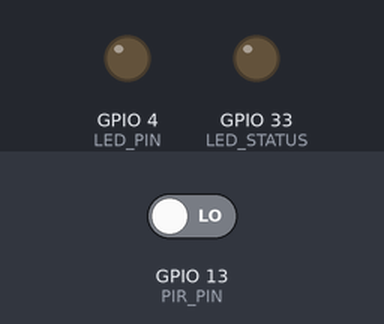
A sketch run on a simulated ESP32. On the bench: output pins drawn as LEDs (lit = HIGH). The inputs (shaded band) are chosen by the test bench; at power-on: GPIO 13 (PIR_PIN) LOW. WiFi joins after 1.5 s; servers stay silent unless stated; the camera gives no picture; web services answer with replies made up by the test bench; what the sketch prints to the serial monitor is not drawn.

Above: at 4.6 s.
4.7 s: GPIO 13 (PIR_PIN) driven HIGH
At 10.4 s:
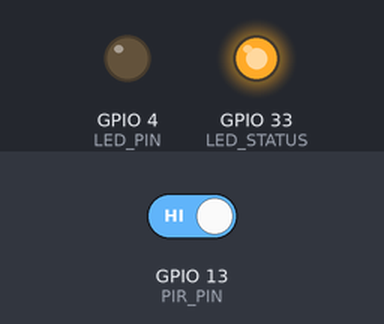
Timing chart, 0 to 12.4 s (numbered marks = the images above; inputs shaded):
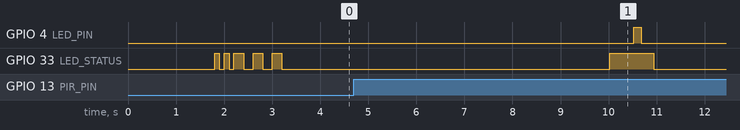

The sketch:

esp32_antitheft.ino
```cpp
#include "esp_camera.h"
#include <WiFi.h>
#include <WiFiClientSecure.h>
#include "soc/soc.h"
#include "soc/rtc_cntl_reg.h"
#include "config.h"
#include "camera_config.h"
#include "telegram_notify.h"

#define PIR_PIN            13
#define LED_PIN             4
#define LED_STATUS         33

#define MOTION_COOLDOWN_MS  10000
#define WIFI_RETRY_COUNT       20
#define CAPTURE_DELAY_MS      500

bool motionDetected       = false;
unsigned long lastAlertTime = 0;
int alertCount            = 0;

void setup() {
  WRITE_PERI_REG(RTC_CNTL_BROWN_OUT_REG, 0);

  Serial.begin(115200);
  Serial.println("\n[BOOT] IoT Anti-Theft Detection System");

  pinMode(PIR_PIN,    INPUT);
  pinMode(LED_PIN,    OUTPUT);
  pinMode(LED_STATUS, OUTPUT);
  digitalWrite(LED_PIN,    LOW);
  digitalWrite(LED_STATUS, LOW);

  if (!initCamera()) {
    Serial.println("[ERROR] Camera init failed — rebooting in 5s");
    delay(5000);
    ESP.restart();
  }
  Serial.println("[OK] Camera initialised");

  connectWiFi();

  blinkStatus(3, 200);
  Serial.println("[READY] System armed. Monitoring for motion...");
}

void loop() {
  int pirState = digitalRead(PIR_PIN);

  if (pirState == HIGH) {
    unsigned long now = millis();

    if (now - lastAlertTime > MOTION_COOLDOWN_MS) {
      Serial.println("[ALERT] Motion detected!");
      lastAlertTime = now;
      alertCount++;

      digitalWrite(LED_STATUS, HIGH);
      delay(CAPTURE_DELAY_MS);

      camera_fb_t* fb = captureImage();
      if (fb) {
        Serial.printf("[INFO] Image captured (%u bytes)\n", fb->len);
        sendTelegramAlert(fb, alertCount);
        esp_camera_fb_return(fb);
      } else {
        Serial.println("[WARN] Capture failed — sending text alert only");
        sendTelegramTextAlert(alertCount);
      }

      digitalWrite(LED_STATUS, LOW);
    } else {
      Serial.println("[INFO] Motion suppressed (cooldown active)");
    }
  }

  delay(100);
}

camera_fb_t* captureImage() {
  digitalWrite(LED_PIN, HIGH);
  delay(100);
  camera_fb_t* fb = esp_camera_fb_get();
  digitalWrite(LED_PIN, LOW);

  if (!fb) {
    Serial.println("[ERROR] esp_camera_fb_get() returned NULL");
    return nullptr;
  }
  return fb;
}

void connectWiFi() {
  Serial.printf("[WIFI] Connecting to %s", WIFI_SSID);
  WiFi.begin(WIFI_SSID, WIFI_PASSWORD);

  int retries = 0;
  while (WiFi.status() != WL_CONNECTED && retries < WIFI_RETRY_COUNT) {
    delay(500);
    Serial.print(".");
    retries++;
  }

  if (WiFi.status() == WL_CONNECTED) {
    Serial.printf("\n[WIFI] Connected. IP: %s\n", WiFi.localIP().toString().c_str());
    blinkStatus(2, 100);
  } else {
    Serial.println("\n[WIFI] Failed — continuing offline");
  }
}

void blinkStatus(int times, int ms) {
  for (int i = 0; i < times; i++) {
    digitalWrite(LED_STATUS, HIGH);
    delay(ms);
    digitalWrite(LED_STATUS, LOW);
    delay(ms);
  }
}
```

telegram_notify.h
```cpp
/*
 * telegram_notify.h — Send image & text alerts via Telegram Bot API
 */

#pragma once

#include <WiFiClientSecure.h>
#include "esp_camera.h"
#include "config.h"

static const char* TELEGRAM_HOST = "api.telegram.org";
static WiFiClientSecure _tlsClient;

static bool _beginTelegram() {
  _tlsClient.setInsecure();
  if (!_tlsClient.connect(TELEGRAM_HOST, 443)) {
    Serial.println("[TELEGRAM] Connection failed");
    return false;
  }
  return true;
}

void sendTelegramAlert(camera_fb_t* fb, int count) {
  if (WiFi.status() != WL_CONNECTED) {
    Serial.println("[TELEGRAM] Wi-Fi not connected — skipping");
    return;
  }

  if (!_beginTelegram()) return;

  String caption = "🚨 *INTRUSION ALERT #" + String(count) + "*\n";
  caption += "📍 Location: " + String(LOCATION_TAG) + "\n";
  caption += "🕐 Uptime: " + String(millis() / 1000) + "s\n";
  caption += "📷 Device: " + String(DEVICE_NAME);

  String boundary = "ESP32CAMBoundary";
  String bodyStart = "--" + boundary + "\r\n";
  bodyStart += "Content-Disposition: form-data; name=\"chat_id\"\r\n\r\n";
  bodyStart += String(CHAT_ID) + "\r\n";
  bodyStart += "--" + boundary + "\r\n";
  bodyStart += "Content-Disposition: form-data; name=\"caption\"\r\n\r\n";
  bodyStart += caption + "\r\n";
  bodyStart += "--" + boundary + "\r\n";
  bodyStart += "Content-Disposition: form-data; name=\"parse_mode\"\r\n\r\nMarkdown\r\n";
  bodyStart += "--" + boundary + "\r\n";
  bodyStart += "Content-Disposition: form-data; name=\"photo\"; filename=\"alert.jpg\"\r\n";
  bodyStart += "Content-Type: image/jpeg\r\n\r\n";

  String bodyEnd = "\r\n--" + boundary + "--\r\n";
  size_t totalLen = bodyStart.length() + fb->len + bodyEnd.length();

  String request =
    "POST /bot" + String(BOT_TOKEN) + "/sendPhoto HTTP/1.1\r\n"
    "Host: " + String(TELEGRAM_HOST) + "\r\n"
    "Content-Type: multipart/form-data; boundary=" + boundary + "\r\n"
    "Content-Length: " + String(totalLen) + "\r\n"
    "Connection: close\r\n\r\n";

  _tlsClient.print(request);
  _tlsClient.print(bodyStart);
  _tlsClient.write(fb->buf, fb->len);
  _tlsClient.print(bodyEnd);

  while (_tlsClient.connected()) {
    String line = _tlsClient.readStringUntil('\n');
    if (line.startsWith("HTTP/")) {
      if (line.indexOf("200") != -1)
        Serial.println("[TELEGRAM] Photo sent successfully");
      else
        Serial.println("[TELEGRAM] Error: " + line);
      break;
    }
  }

  _tlsClient.stop();
}

void sendTelegramTextAlert(int count) {
  if (WiFi.status() != WL_CONNECTED) return;
  if (!_beginTelegram()) return;

  String message =
    "🚨 *MOTION DETECTED #" + String(count) + "*%0A"
    "📍 " + String(LOCATION_TAG) + "%0A"
    "⚠️ Camera capture failed — check device.";

  String url =
    "/bot" + String(BOT_TOKEN) +
    "/sendMessage?chat_id=" + String(CHAT_ID) +
    "&text=" + message +
    "&parse_mode=Markdown";

  _tlsClient.println("GET " + url + " HTTP/1.1");
  _tlsClient.println("Host: " + String(TELEGRAM_HOST));
  _tlsClient.println("Connection: close");
  _tlsClient.println();

  delay(500);
  _tlsClient.stop();
  Serial.println("[TELEGRAM] Text alert sent");
}
```

camera_config.h
```cpp
/*
 * camera_config.h — AI-Thinker ESP32-CAM pin map & init
 */

#pragma once
#include "esp_camera.h"

#define CAM_PIN_PWDN    32
#define CAM_PIN_RESET   -1
#define CAM_PIN_XCLK     0
#define CAM_PIN_SIOD    26
#define CAM_PIN_SIOC    27
#define CAM_PIN_D7      35
#define CAM_PIN_D6      34
#define CAM_PIN_D5      39
#define CAM_PIN_D4      36
#define CAM_PIN_D3      21
#define CAM_PIN_D2      19
#define CAM_PIN_D1      18
#define CAM_PIN_D0       5
#define CAM_PIN_VSYNC   25
#define CAM_PIN_HREF    23
#define CAM_PIN_PCLK    22

bool initCamera() {
  camera_config_t config;

  config.ledc_channel = LEDC_CHANNEL_0;
  config.ledc_timer   = LEDC_TIMER_0;
  config.pin_d0       = CAM_PIN_D0;
  config.pin_d1       = CAM_PIN_D1;
  config.pin_d2       = CAM_PIN_D2;
  config.pin_d3       = CAM_PIN_D3;
  config.pin_d4       = CAM_PIN_D4;
  config.pin_d5       = CAM_PIN_D5;
  config.pin_d6       = CAM_PIN_D6;
  config.pin_d7       = CAM_PIN_D7;
  config.pin_xclk     = CAM_PIN_XCLK;
  config.pin_pclk     = CAM_PIN_PCLK;
  config.pin_vsync    = CAM_PIN_VSYNC;
  config.pin_href     = CAM_PIN_HREF;
  config.pin_sscb_sda = CAM_PIN_SIOD;
  config.pin_sscb_scl = CAM_PIN_SIOC;
  config.pin_pwdn     = CAM_PIN_PWDN;
  config.pin_reset    = CAM_PIN_RESET;
  config.xclk_freq_hz = 20000000;
  config.pixel_format = PIXFORMAT_JPEG;

  if (psramFound()) {
    config.frame_size   = FRAMESIZE_UXGA;
    config.jpeg_quality = 10;
    config.fb_count     = 2;
  } else {
    config.frame_size   = FRAMESIZE_SVGA;
    config.jpeg_quality = 12;
    config.fb_count     = 1;
  }

  esp_err_t err = esp_camera_init(&config);
  if (err != ESP_OK) {
    Serial.printf("[CAMERA] Init error 0x%x\n", err);
    return false;
  }

  sensor_t* s = esp_camera_sensor_get();
  s->set_brightness(s, 1);
  s->set_saturation(s, -1);
  s->set_gainceiling(s, (gainceiling_t)6);
  s->set_whitebal(s, 1);
  s->set_exposure_ctrl(s, 1);

  return true;
}
```

config_example.h
```cpp
/*
 * config_example.h — Template for credentials
 * Copy this to config.h and fill in your values.
 * config.h is git-ignored. This file is safe to commit.
 */

#pragma once

#define WIFI_SSID       "YOUR_WIFI_SSID"
#define WIFI_PASSWORD   "YOUR_WIFI_PASSWORD"

#define BOT_TOKEN       "123456789:ABCdefGHIjklMNOpqrSTUvwxYZ"
#define CHAT_ID         "987654321"

#define DEVICE_NAME     "ESP32-CAM Security Node 1"
#define LOCATION_TAG    "Main Entrance"
```

Measured:
- after the input at 4.7 s, GPIO 4 (LED_PIN): LOW → HIGH after 5.8 s, → LOW 0.16 s later; GPIO 33 (LED_STATUS): LOW → HIGH after 5.3 s, → LOW 0.92 s later
